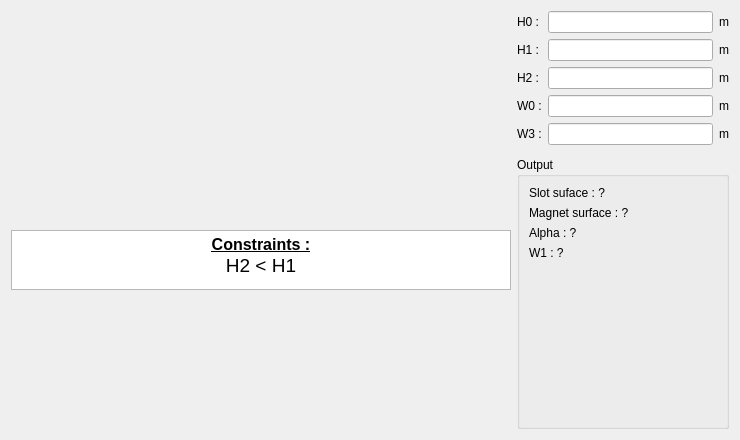
<?xml version="1.0" encoding="UTF-8"?>
<ui version="4.0">
 <class>PHoleM52</class>
 <widget class="QWidget" name="PHoleM52">
  <property name="geometry">
   <rect>
    <x>0</x>
    <y>0</y>
    <width>740</width>
    <height>440</height>
   </rect>
  </property>
  <property name="minimumSize">
   <size>
    <width>740</width>
    <height>440</height>
   </size>
  </property>
  <property name="maximumSize">
   <size>
    <width>16777215</width>
    <height>16777215</height>
   </size>
  </property>
  <property name="windowTitle">
   <string>Form</string>
  </property>
  <layout class="QHBoxLayout" name="horizontalLayout">
   <item>
    <layout class="QVBoxLayout" name="verticalLayout_3">
     <item>
      <widget class="QLabel" name="img_slot">
       <property name="sizePolicy">
        <sizepolicy hsizetype="Fixed" vsizetype="Fixed">
         <horstretch>0</horstretch>
         <verstretch>0</verstretch>
        </sizepolicy>
       </property>
       <property name="minimumSize">
        <size>
         <width>500</width>
         <height>213</height>
        </size>
       </property>
       <property name="maximumSize">
        <size>
         <width>500</width>
         <height>213</height>
        </size>
       </property>
       <property name="text">
        <string/>
       </property>
       <property name="pixmap">
        <pixmap resource="../../../../Resources/pyleecan.qrc">:/images/images/MachineSetup/WSlot/Slot_52.PNG</pixmap>
       </property>
       <property name="scaledContents">
        <bool>true</bool>
       </property>
      </widget>
     </item>
     <item>
      <widget class="QTextEdit" name="txt_constraint">
       <property name="sizePolicy">
        <sizepolicy hsizetype="Preferred" vsizetype="Fixed">
         <horstretch>0</horstretch>
         <verstretch>0</verstretch>
        </sizepolicy>
       </property>
       <property name="minimumSize">
        <size>
         <width>200</width>
         <height>0</height>
        </size>
       </property>
       <property name="maximumSize">
        <size>
         <width>16777215</width>
         <height>60</height>
        </size>
       </property>
       <property name="verticalScrollBarPolicy">
        <enum>Qt::ScrollBarAlwaysOff</enum>
       </property>
       <property name="html">
        <string>&lt;!DOCTYPE HTML PUBLIC &quot;-//W3C//DTD HTML 4.0//EN&quot; &quot;http://www.w3.org/TR/REC-html40/strict.dtd&quot;&gt;
&lt;html&gt;&lt;head&gt;&lt;meta name=&quot;qrichtext&quot; content=&quot;1&quot; /&gt;&lt;style type=&quot;text/css&quot;&gt;
p, li { white-space: pre-wrap; }
&lt;/style&gt;&lt;/head&gt;&lt;body style=&quot; font-family:'MS Shell Dlg 2'; font-size:7.8pt; font-weight:400; font-style:normal;&quot;&gt;
&lt;p align=&quot;center&quot; style=&quot; margin-top:0px; margin-bottom:0px; margin-left:0px; margin-right:0px; -qt-block-indent:0; text-indent:0px;&quot;&gt;&lt;span style=&quot; font-family:'MS Shell Dlg 2'; font-size:12pt; font-weight:600; text-decoration: underline;&quot;&gt;Constraints :&lt;/span&gt;&lt;/p&gt;
&lt;p align=&quot;center&quot; style=&quot; margin-top:0px; margin-bottom:0px; margin-left:0px; margin-right:0px; -qt-block-indent:0; text-indent:0px;&quot;&gt;&lt;span style=&quot; font-family:'MS Shell Dlg 2'; font-size:14pt;&quot;&gt;H2 &amp;lt; H1&lt;/span&gt;&lt;/p&gt;
&lt;p align=&quot;center&quot; style=&quot;-qt-paragraph-type:empty; margin-top:0px; margin-bottom:0px; margin-left:0px; margin-right:0px; -qt-block-indent:0; text-indent:0px; font-family:'MS Shell Dlg 2'; font-size:8pt;&quot;&gt;&lt;br /&gt;&lt;/p&gt;&lt;/body&gt;&lt;/html&gt;</string>
       </property>
       <property name="textInteractionFlags">
        <set>Qt::TextSelectableByKeyboard|Qt::TextSelectableByMouse</set>
       </property>
      </widget>
     </item>
     <item>
      <spacer name="verticalSpacer_2">
       <property name="orientation">
        <enum>Qt::Vertical</enum>
       </property>
       <property name="sizeHint" stdset="0">
        <size>
         <width>20</width>
         <height>40</height>
        </size>
       </property>
      </spacer>
     </item>
    </layout>
   </item>
   <item>
    <layout class="QVBoxLayout" name="verticalLayout_2">
     <item>
      <layout class="QGridLayout" name="gridLayout">
       <item row="4" column="0">
        <widget class="QLabel" name="in_W3">
         <property name="text">
          <string>W3 :</string>
         </property>
        </widget>
       </item>
       <item row="4" column="1">
        <widget class="FloatEdit" name="lf_W3"/>
       </item>
       <item row="4" column="2">
        <widget class="QLabel" name="unit_W3">
         <property name="text">
          <string>m</string>
         </property>
        </widget>
       </item>
       <item row="0" column="1">
        <widget class="FloatEdit" name="lf_H0"/>
       </item>
       <item row="0" column="0">
        <widget class="QLabel" name="in_H0">
         <property name="text">
          <string>H0 :</string>
         </property>
        </widget>
       </item>
       <item row="1" column="2">
        <widget class="QLabel" name="unit_H1">
         <property name="text">
          <string>m</string>
         </property>
        </widget>
       </item>
       <item row="1" column="1">
        <widget class="FloatEdit" name="lf_H1"/>
       </item>
       <item row="1" column="0">
        <widget class="QLabel" name="in_H1">
         <property name="text">
          <string>H1 :</string>
         </property>
        </widget>
       </item>
       <item row="0" column="2">
        <widget class="QLabel" name="unit_H0">
         <property name="text">
          <string>m</string>
         </property>
        </widget>
       </item>
       <item row="2" column="0">
        <widget class="QLabel" name="in_H2">
         <property name="text">
          <string>H2 :</string>
         </property>
        </widget>
       </item>
       <item row="2" column="1">
        <widget class="FloatEdit" name="lf_H2"/>
       </item>
       <item row="2" column="2">
        <widget class="QLabel" name="unit_H2">
         <property name="text">
          <string>m</string>
         </property>
        </widget>
       </item>
       <item row="3" column="0">
        <widget class="QLabel" name="in_W0">
         <property name="text">
          <string>W0 :</string>
         </property>
        </widget>
       </item>
       <item row="3" column="1">
        <widget class="FloatEdit" name="lf_W0"/>
       </item>
       <item row="3" column="2">
        <widget class="QLabel" name="unit_W0">
         <property name="text">
          <string>m</string>
         </property>
        </widget>
       </item>
      </layout>
     </item>
     <item>
      <widget class="WMatSelect" name="w_mat_0" native="true">
       <property name="minimumSize">
        <size>
         <width>100</width>
         <height>0</height>
        </size>
       </property>
      </widget>
     </item>
     <item>
      <widget class="QGroupBox" name="g_output">
       <property name="minimumSize">
        <size>
         <width>200</width>
         <height>0</height>
        </size>
       </property>
       <property name="title">
        <string>Output</string>
       </property>
       <layout class="QVBoxLayout" name="verticalLayout">
        <item>
         <widget class="QLabel" name="out_slot_surface">
          <property name="text">
           <string>Slot suface : ?</string>
          </property>
         </widget>
        </item>
        <item>
         <widget class="QLabel" name="out_magnet_surface">
          <property name="text">
           <string>Magnet surface : ?</string>
          </property>
         </widget>
        </item>
        <item>
         <widget class="QLabel" name="out_alpha">
          <property name="text">
           <string>Alpha : ?</string>
          </property>
         </widget>
        </item>
        <item>
         <widget class="QLabel" name="out_W1">
          <property name="text">
           <string>W1 : ?</string>
          </property>
         </widget>
        </item>
        <item>
         <spacer name="verticalSpacer">
          <property name="orientation">
           <enum>Qt::Vertical</enum>
          </property>
          <property name="sizeHint" stdset="0">
           <size>
            <width>20</width>
            <height>40</height>
           </size>
          </property>
         </spacer>
        </item>
       </layout>
      </widget>
     </item>
    </layout>
   </item>
  </layout>
 </widget>
 <customwidgets>
  <customwidget>
   <class>FloatEdit</class>
   <extends>QLineEdit</extends>
   <header>pyleecan.GUI/Tools/FloatEdit.h</header>
  </customwidget>
  <customwidget>
   <class>WMatSelect</class>
   <extends>QWidget</extends>
   <header>pyleecan.GUI.Dialog.DMatLib.WMatSelect.WMatSelect.h</header>
   <container>1</container>
  </customwidget>
 </customwidgets>
 <tabstops>
  <tabstop>lf_H0</tabstop>
  <tabstop>lf_H1</tabstop>
  <tabstop>lf_H2</tabstop>
  <tabstop>lf_W0</tabstop>
  <tabstop>lf_W3</tabstop>
  <tabstop>txt_constraint</tabstop>
 </tabstops>
 <resources>
  <include location="../../../../Resources/pyleecan.qrc"/>
  <include location="../../../../Resources/pyleecan.qrc"/>
  <include location="../../../../Resources/pyleecan.qrc"/>
 </resources>
 <connections/>
</ui>
